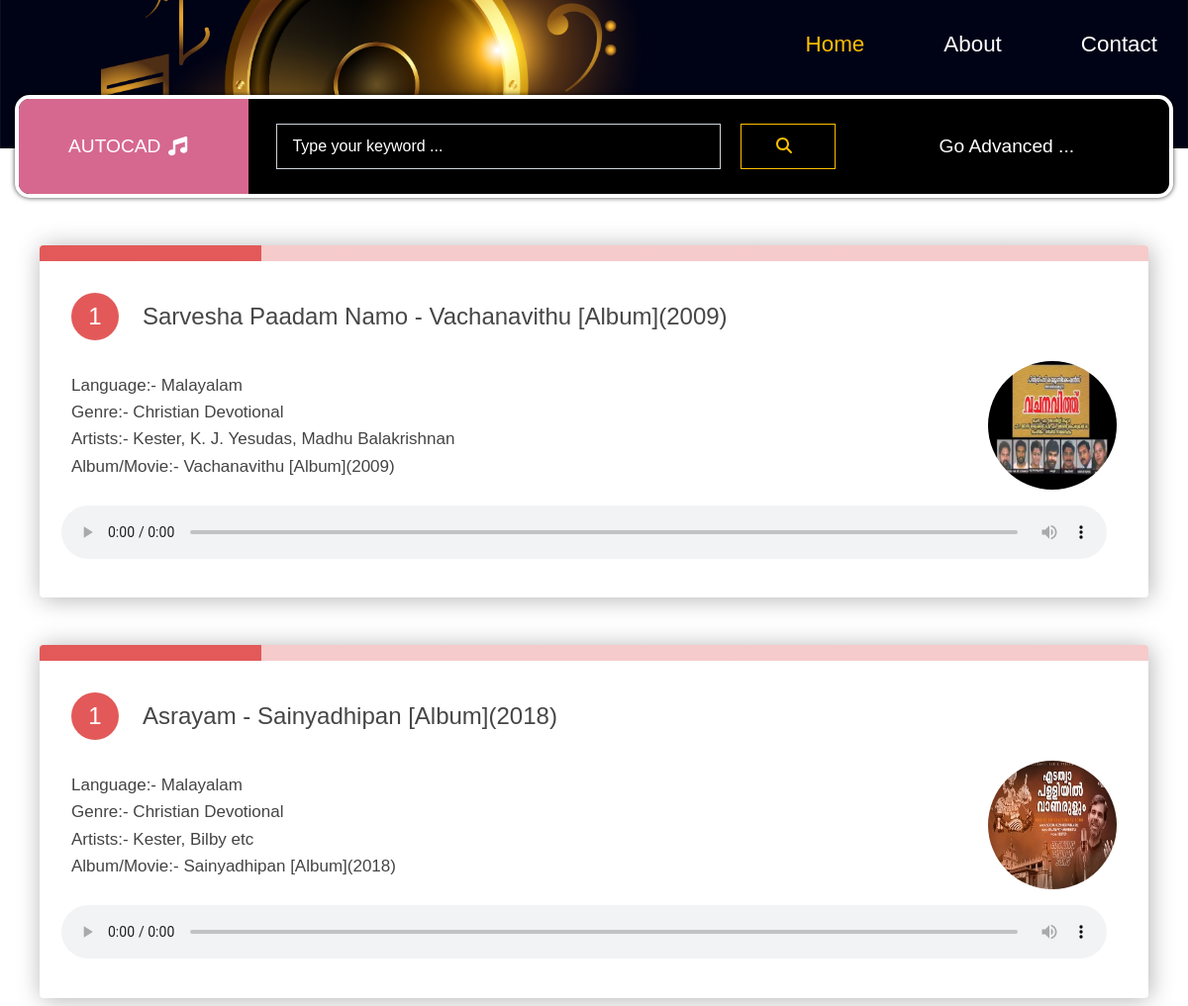
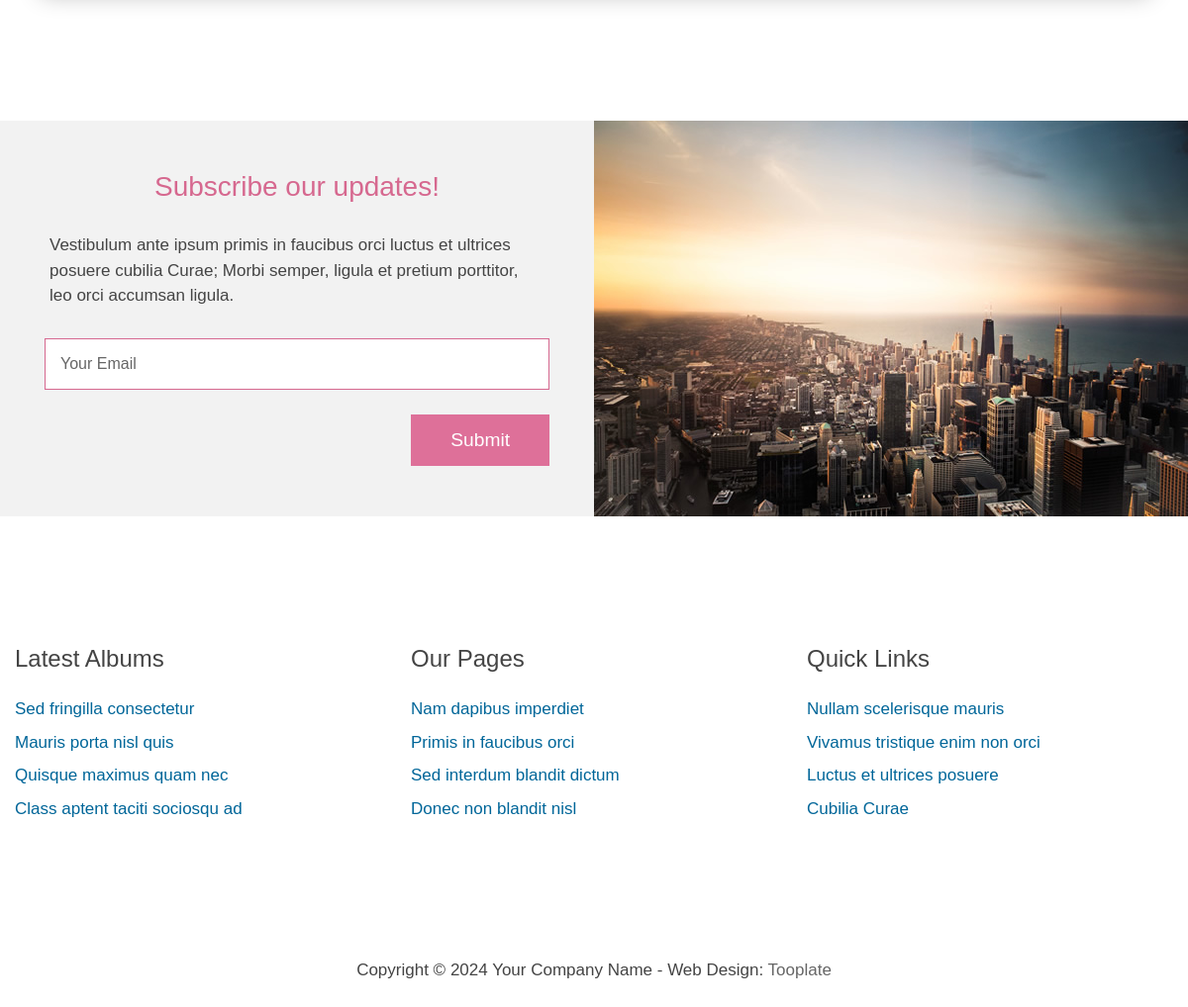
The page /frontend/audiolist/Malayalam/ on the database its author committed (2 pictures, top to bottom).
### backend/models.py (models this page shows)
class SongsDb(models.Model):
    Srl_Num = models.IntegerField(null=True, blank=True)
    Name = models.CharField(max_length=255, null=True, blank=True)
    Language = models.CharField(max_length=255, null=True, blank=True)
    Genre = models.CharField(max_length=255, null=True, blank=True)
    Year = models.CharField(max_length=255, null=True, blank=True)
    Artists = models.CharField(max_length=255, null=True, blank=True)
    Album_or_Film = models.CharField(max_length=255, null=True, blank=True)
    Audio_File = models.FileField(upload_to='songs', null=True, blank=True)
    Img_File = models.ImageField(upload_to='cover', null=True, blank=True)

### frontend/views.py (the view)
# urls.py: path('audiolist/<sng_flt>/', views.audiolist, name='audiolist'),
def audiolist(request, sng_flt):
    audio = SongsDb.objects.filter(Language=sng_flt)
    context = {'audio': audio}
    return render(request, 'lst/index.html', context)

### frontend/templates/lst/index.html (shortened to what this page needs)
<!DOCTYPE html>
{% load static %}
<html lang="en">
<head>
	<link rel="stylesheet" href="https://cdnjs.cloudflare.com/ajax/libs/font-awesome/6.5.1/css/all.min.css">
	<link rel="stylesheet" href="{% static 'css/bootstrap.min.css' %}">
	<link rel="stylesheet" href="{% static 'css/tooplate-style.css' %}">
	<link rel="stylesheet" href="{% static 'css/lst/style.css' %}">
</head>
<body>
	<div class="tm-main">
		<div class="tm-welcome-section" style="max-height: 150px; min-height: 150px;">
			<div class="container tm-navbar-container">
				<div class="row">
					<div class="col-xl-12">
						<nav class="navbar navbar-expand-sm">
							<ul class="navbar-nav ml-auto">
								<li class="nav-item active">
									<a href="{% url 'frontindex' %}"
										class="nav-link tm-nav-link tm-text-white active">Home</a>
								</li>
								<li class="nav-item">
									<a href="{% url 'frontabout' %}"
										class="nav-link tm-nav-link tm-text-white">About</a>
								</li>
								<li class="nav-item">
									<a href="{% url 'frontcontact' %}"
										class="nav-link tm-nav-link tm-text-white">Contact</a>
								</li>
							</ul>
						</nav>
					</div>
				</div>
			</div>
		</div>
		<div class="container">
			<div class="tm-search-form-container">
                <form action="index.html" method="GET" class="form-inline tm-search-form">
                    <div class="tm-new-release">Autocad<i class="fa-solid fa-music ml-2"></i></div>
                    <div class="form-group tm-search-box">
                        <input type="text" name="keyword" class="form-control tm-search-input"
                            placeholder="Type your keyword ...">
                        <button type="submit" class="form-control tm-search-submit">
                            <i class="fa-solid fa-magnifying-glass font-weight-bold mr-2"></i>
                        </button>
                    </div>
                    <div class="form-group tm-advanced-box">
                        <a href="#" class="tm-text-white">Go Advanced ...</a>
                    </div>
                </form>
            </div>
			<section>
				{% for i in audio %}
				<ol style="--length: 5" role="list" class="ol">
					<li style="--i: 1" class="li">
						<h3 id="h3">
							<a href="#">{{i.Name}} - {{i.Album_or_Film}}({{i.Year}})</a>
						</h3>
						<p class="p">Language:- {{i.Language}}</p>
						<p class="p">Genre:- {{i.Genre}}</p>
						<p class="p">Artists:- {{i.Artists}}</p>
						<p class="p">Album/Movie:- {{i.Album_or_Film}}({{i.Year}})</p>
						<img src="{{i.Img_File.url}}" class="img">
						<audio class="audio mt-3" controls controlslist="nodownload">
							<source src="{{i.Audio_File.url}}" type="audio/mp3">
						</audio>
					</li>
				</ol>
				{% endfor %}
			</section>
			<div class="row tm-mb-big tm-subscribe-row">
				<div class="col-xl-6 col-lg-6 col-md-12 col-sm-12 tm-bg-gray tm-subscribe-form">
					<h3 class="tm-text-pink tm-mb-30">Subscribe our updates!</h3>
					<p class="tm-mb-30">Vestibulum ante ipsum primis in faucibus orci luctus et ultrices posuere cubilia
						Curae; Morbi semper, ligula et pretium porttitor, leo orci accumsan ligula.</p>
					<form action="index.html" method="POST">
						<div class="form-group mb-0">
							<input type="text" class="form-control tm-subscribe-input" placeholder="Your Email">
							<input type="submit" value="Submit"
								class="tm-bg-pink tm-text-white d-block ml-auto tm-subscribe-btn">
						</div>
					</form>
				</div>
				<div class="col-xl-6 col-lg-6 col-md-12 col-sm-12 img-fluid pl-0 tm-subscribe-img"></div>
			</div>
			<div class="row tm-mb-medium">
				<div class="col-xl-4 col-lg-4 col-md-4 col-sm-6 mb-4">
					<h4 class="mb-4 tm-font-300">Latest Albums</h4>
					<a href="#" class="tm-text-blue-dark d-block mb-2">Sed fringilla consectetur</a>
					<a href="#" class="tm-text-blue-dark d-block mb-2">Mauris porta nisl quis</a>
					<a href="#" class="tm-text-blue-dark d-block mb-2">Quisque maximus quam nec</a>
					<a href="#" class="tm-text-blue-dark d-block">Class aptent taciti sociosqu ad</a>
				</div>
				<div class="col-xl-4 col-lg-4 col-md-4 col-sm-6 mb-4">
					<h4 class="mb-4 tm-font-300">Our Pages</h4>
					<a href="#" class="tm-text-blue-dark d-block mb-2">Nam dapibus imperdiet</a>
					<a href="#" class="tm-text-blue-dark d-block mb-2">Primis in faucibus orci</a>
					<a href="#" class="tm-text-blue-dark d-block mb-2">Sed interdum blandit dictum</a>
					<a href="#" class="tm-text-blue-dark d-block">Donec non blandit nisl</a>
				</div>
				<div class="col-xl-4 col-lg-4 col-md-4 col-sm-6">
					<h4 class="mb-4 tm-font-300">Quick Links</h4>
					<a href="#" class="tm-text-blue-dark d-block mb-2">Nullam scelerisque mauris</a>
					<a href="#" class="tm-text-blue-dark d-block mb-2">Vivamus tristique enim non orci</a>
					<a href="#" class="tm-text-blue-dark d-block mb-2">Luctus et ultrices posuere</a>
					<a href="#" class="tm-text-blue-dark d-block">Cubilia Curae</a>
				</div>
			</div>
			<footer class="row">
				<div class="col-xl-12">
					<p class="text-center p-4">Copyright &copy; <span class="tm-current-year">2018</span> Your Company
						Name - Web Design: <a href="http://tooplate.com" class="tm-text-gray">Tooplate</a></p>
				</div>
			</footer>
		</div>
	</div>
</body>
</html>

### frontend/static/css/tooplate-style.css (style rules this page uses)
body { font-family: "Poppins", sans-serif; font-size: 17px; font-weight: 300; color: #444444; overflow-x: hidden; }
a { transition: all 0.3s ease; }
a:hover, a:focus, a.active { color: #ffbf00; text-decoration: none; }
.tm-welcome-section { height: 100vh; display: flex; flex-direction: column; align-items: center; justify-content: center; background-image: url('../img/m1.jpg'); background-repeat: no-repeat; background-size: cover; background-position: center center; color: white; max-height: 700px; min-height: 400px; }
.tm-navbar-container { position: absolute; top: 0; }
.navbar-nav { margin-right: 0; }
.nav-link { font-size: 1.4rem; }
.navbar-expand-sm .navbar-nav .nav-link { padding: 10px 20px; }
.navbar-nav { flex-direction: row; }
.tm-search-form-container { border-radius: 15px; border: 4px solid white; background-color: #000; margin-top: -54px; -webkit-box-shadow: 0px 0px 5px 0px rgba(0, 0, 0, 0.75); -moz-box-shadow: 0px 0px 5px 0px rgba(0, 0, 0, 0.75); box-shadow: 0px 0px 5px 0px rgba(0, 0, 0, 0.75); }
.tm-search-form { width: 100%; height: 96px; font-size: 1.2rem; }
.tm-search-box { padding-left: 28px; padding-right: 28px; width: 60%; }
.tm-advanced-box { width: 20%; }
.form-inline .form-control.tm-search-input { margin-right: 20px; padding: 10px 15px; background: transparent; color: white; width: 70%; border-radius: 0; }
.form-control.tm-search-input::placeholder { color: #fff; opacity: 1; }
.form-control::placeholder { color: #666666; opacity: 1; }
.form-control { font-weight: 300; border-radius: 0; padding: 12px 20px; }
.tm-search-submit { padding: 10px 35px; background: #000000; color: #ffbf00; border: 1px solid #ffbf00; border-radius: 0; cursor: pointer; transition: all 0.3s ease; }
.tm-new-release { background-color: #D6688F; background-repeat: no-repeat; background-size: cover; color: #ffff; text-transform: uppercase; height: 100%; border-top-left-radius: 10px; border-bottom-left-radius: 10px; padding-left: 50px; padding-right: 50px; display: flex; align-items: center; font-weight: 400; width: 20%; }
.tm-font-300 { font-weight: 300; }
.tm-text-gray, .tm-link-gray { color: #666666; }
.tm-text-white { color: #fff; }
.tm-text-blue-dark { color: #006699; }
.tm-text-pink { color: #D6688F; }
.tm-bg-gray { background-color: #F2F2F2; }
.tm-bg-pink { background-color: #de7099; }
.tm-subscribe-form { display: flex; flex-direction: column; align-items: center; justify-content: center; padding: 50px; }
.tm-subscribe-input { width: 510px; margin-bottom: 25px; border-radius: 0; border-color: #D6688F; padding: 13px 15px; }
.tm-subscribe-btn { border: none; padding: 12px 40px; font-size: 1.2rem; font-weight: 300; cursor: pointer; transition: all 0.3s ease; }
.tm-subscribe-img { background-image: url(../img/insertion-600x400.jpg); background-size: cover; background-repeat: no-repeat; min-height: 400px; }
.tm-mb-30 { margin-bottom: 30px; }
.tm-mb-medium { margin-bottom: 90px; }
.tm-mb-big { margin-bottom: 130px; margin-top: 130px; }
@media (min-width: 576px) { .navbar-expand-sm .navbar-nav .nav-link { padding: 20px 40px; } }
@media (min-width: 576px) { .navbar-nav { margin-right: -40px; } }
@media (min-width: 1200px) { .container { max-width: 1230px; } }

### rows shown on the page
SongsDb: Name "Sarvesha Paadam Namo", Album_or_Film "Vachanavithu [Album]", Year "2009", Language "Malayalam", Genre "Christian Devotional", Artists "Kester, K. J. Yesudas, Madhu Balakrishnan", Img_File (picture)
SongsDb: Name "Asrayam", Album_or_Film "Sainyadhipan [Album]", Year "2018", Language "Malayalam", Genre "Christian Devotional", Artists "Kester, Bilby etc", Img_File (picture)
